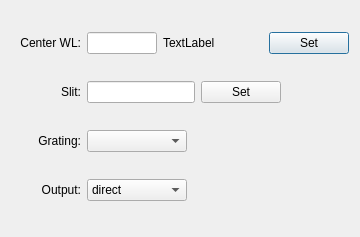
<?xml version="1.0" encoding="UTF-8"?>
<ui version="4.0">
 <class>ShamrockDialog</class>
 <widget class="QDialog" name="ShamrockDialog">
  <property name="geometry">
   <rect>
    <x>0</x>
    <y>0</y>
    <width>360</width>
    <height>237</height>
   </rect>
  </property>
  <property name="windowTitle">
   <string>Shamrock</string>
  </property>
  <layout class="QVBoxLayout" name="verticalLayout">
   <item>
    <layout class="QHBoxLayout" name="horizontalLayout">
     <item>
      <widget class="QLabel" name="cWllabel">
       <property name="sizePolicy">
        <sizepolicy hsizetype="Fixed" vsizetype="Preferred">
         <horstretch>0</horstretch>
         <verstretch>0</verstretch>
        </sizepolicy>
       </property>
       <property name="minimumSize">
        <size>
         <width>70</width>
         <height>0</height>
        </size>
       </property>
       <property name="maximumSize">
        <size>
         <width>70</width>
         <height>16777215</height>
        </size>
       </property>
       <property name="text">
        <string>Center WL:</string>
       </property>
       <property name="alignment">
        <set>Qt::AlignRight|Qt::AlignTrailing|Qt::AlignVCenter</set>
       </property>
      </widget>
     </item>
     <item>
      <widget class="QLineEdit" name="cWlEdit"/>
     </item>
     <item>
      <widget class="QLabel" name="rangeLabel">
       <property name="minimumSize">
        <size>
         <width>100</width>
         <height>0</height>
        </size>
       </property>
       <property name="text">
        <string>TextLabel</string>
       </property>
      </widget>
     </item>
     <item>
      <widget class="QPushButton" name="cWlButt">
       <property name="text">
        <string>Set</string>
       </property>
      </widget>
     </item>
    </layout>
   </item>
   <item>
    <layout class="QHBoxLayout" name="horizontalLayout_3">
     <item>
      <widget class="QLabel" name="focusLabel">
       <property name="sizePolicy">
        <sizepolicy hsizetype="Fixed" vsizetype="Preferred">
         <horstretch>70</horstretch>
         <verstretch>0</verstretch>
        </sizepolicy>
       </property>
       <property name="minimumSize">
        <size>
         <width>70</width>
         <height>0</height>
        </size>
       </property>
       <property name="maximumSize">
        <size>
         <width>70</width>
         <height>16777215</height>
        </size>
       </property>
       <property name="text">
        <string>Slit:</string>
       </property>
       <property name="alignment">
        <set>Qt::AlignRight|Qt::AlignTrailing|Qt::AlignVCenter</set>
       </property>
      </widget>
     </item>
     <item>
      <widget class="QLineEdit" name="slitEdit"/>
     </item>
     <item>
      <widget class="QPushButton" name="slitButt">
       <property name="text">
        <string>Set</string>
       </property>
      </widget>
     </item>
     <item>
      <spacer name="horizontalSpacer">
       <property name="orientation">
        <enum>Qt::Horizontal</enum>
       </property>
       <property name="sizeHint" stdset="0">
        <size>
         <width>40</width>
         <height>20</height>
        </size>
       </property>
      </spacer>
     </item>
    </layout>
   </item>
   <item>
    <layout class="QHBoxLayout" name="horizontalLayout_4">
     <item>
      <widget class="QLabel" name="gratingLabel">
       <property name="sizePolicy">
        <sizepolicy hsizetype="Fixed" vsizetype="Preferred">
         <horstretch>0</horstretch>
         <verstretch>0</verstretch>
        </sizepolicy>
       </property>
       <property name="minimumSize">
        <size>
         <width>70</width>
         <height>0</height>
        </size>
       </property>
       <property name="maximumSize">
        <size>
         <width>70</width>
         <height>16777215</height>
        </size>
       </property>
       <property name="text">
        <string>Grating:</string>
       </property>
       <property name="alignment">
        <set>Qt::AlignRight|Qt::AlignTrailing|Qt::AlignVCenter</set>
       </property>
      </widget>
     </item>
     <item>
      <widget class="QComboBox" name="gratingCombo">
       <property name="minimumSize">
        <size>
         <width>100</width>
         <height>0</height>
        </size>
       </property>
      </widget>
     </item>
     <item>
      <spacer name="horizontalSpacer_2">
       <property name="orientation">
        <enum>Qt::Horizontal</enum>
       </property>
       <property name="sizeHint" stdset="0">
        <size>
         <width>40</width>
         <height>20</height>
        </size>
       </property>
      </spacer>
     </item>
    </layout>
   </item>
   <item>
    <layout class="QHBoxLayout" name="horizontalLayout_2">
     <item>
      <widget class="QLabel" name="filterLabel">
       <property name="sizePolicy">
        <sizepolicy hsizetype="Fixed" vsizetype="Preferred">
         <horstretch>0</horstretch>
         <verstretch>0</verstretch>
        </sizepolicy>
       </property>
       <property name="minimumSize">
        <size>
         <width>70</width>
         <height>0</height>
        </size>
       </property>
       <property name="maximumSize">
        <size>
         <width>70</width>
         <height>16777215</height>
        </size>
       </property>
       <property name="text">
        <string>Output:</string>
       </property>
       <property name="alignment">
        <set>Qt::AlignRight|Qt::AlignTrailing|Qt::AlignVCenter</set>
       </property>
      </widget>
     </item>
     <item>
      <widget class="QComboBox" name="flipperCombo">
       <property name="minimumSize">
        <size>
         <width>100</width>
         <height>0</height>
        </size>
       </property>
       <item>
        <property name="text">
         <string>direct</string>
        </property>
       </item>
       <item>
        <property name="text">
         <string>side</string>
        </property>
       </item>
      </widget>
     </item>
     <item>
      <spacer name="horizontalSpacer_3">
       <property name="orientation">
        <enum>Qt::Horizontal</enum>
       </property>
       <property name="sizeHint" stdset="0">
        <size>
         <width>40</width>
         <height>20</height>
        </size>
       </property>
      </spacer>
     </item>
    </layout>
   </item>
  </layout>
 </widget>
 <resources/>
 <connections/>
</ui>
